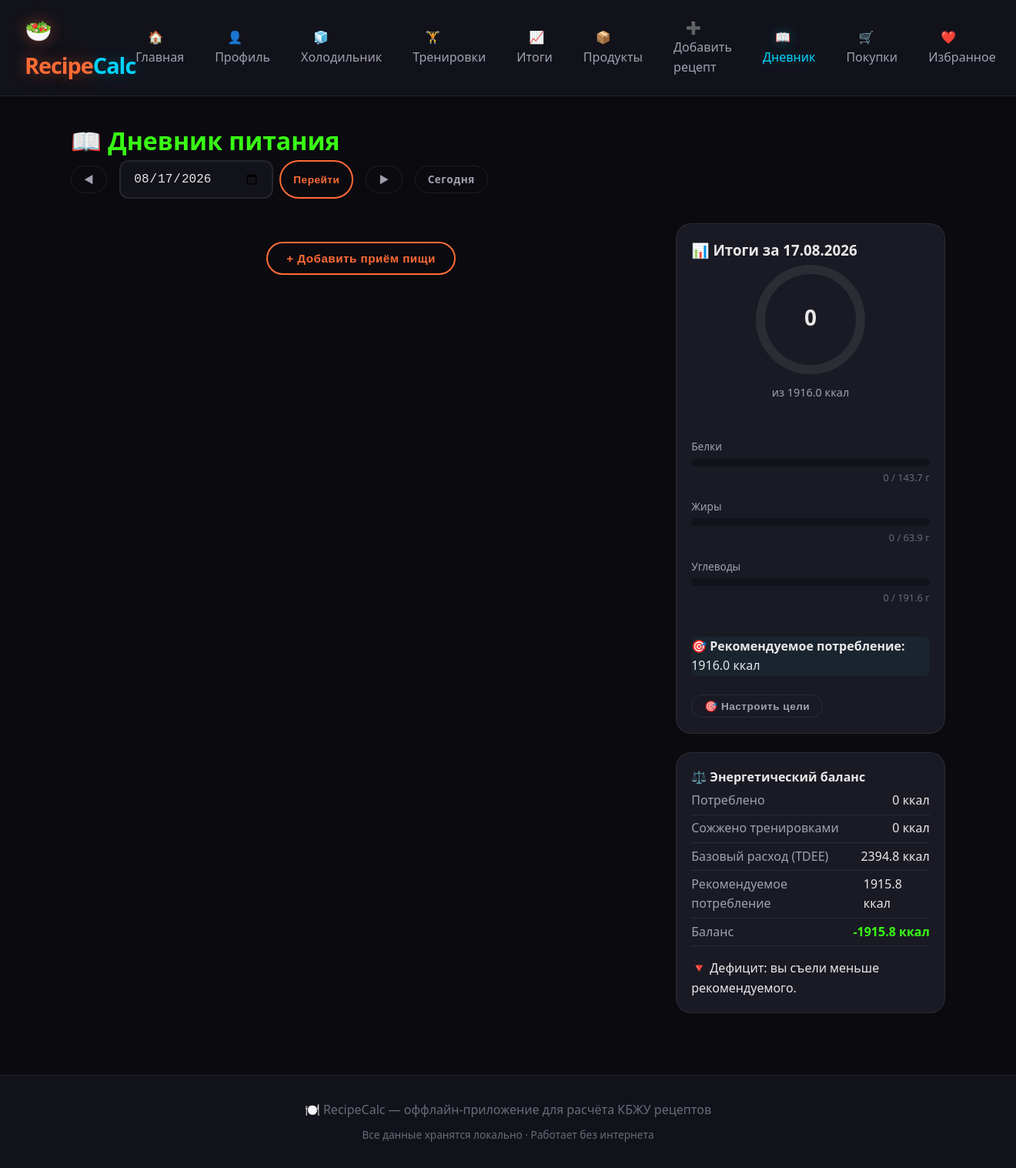
The app's page /diary/?date=2026-08-17 with its own data.
### models.py (models this page shows)
class DietGoal(db.Model):
    id = db.Column(db.Integer, primary_key=True)
    calories = db.Column(db.Float, default=2000.0)
    proteins = db.Column(db.Float, default=100.0)
    fats = db.Column(db.Float, default=70.0)
    carbs = db.Column(db.Float, default=250.0)
    goal_type = db.Column(db.String(20), default='maintain')

### routes/diary.py (the view)
@diary_bp.route('/')
def diary():
    date_str = request.args.get('date', datetime.now().strftime('%Y-%m-%d'))
    try:
        diary_date = datetime.strptime(date_str, '%Y-%m-%d').date()
    except ValueError:
        diary_date = date.today()
    prev_date = diary_date - timedelta(days=1)
    next_date = diary_date + timedelta(days=1)
    meals = MealRecord.query.filter(MealRecord.date == diary_date).order_by(MealRecord.time).all()
    activities = ActivityLog.query.filter(ActivityLog.date == diary_date).all()
    goal = DietGoal.query.first()
    if not goal:
        goal = DietGoal()
        db.session.add(goal)
        db.session.commit()
    user_profile = UserProfile.query.first()
    if not user_profile:
        user_profile = UserProfile()
        db.session.add(user_profile)
        db.session.commit()
    total_calories = sum(meal.total_calories() for meal in meals)
    total_proteins = sum(meal.total_proteins() for meal in meals)
    total_fats = sum(meal.total_fats() for meal in meals)
    total_carbs = sum(meal.total_carbs() for meal in meals)
    burned_calories = sum(a.calories_burned for a in activities)
    tdee = None
    if user_profile.weight > 0 and user_profile.height > 0 and user_profile.age > 0:
        if user_profile.gender == 'male':
            bmr = 10 * user_profile.weight + 6.25 * user_profile.height - 5 * user_profile.age + 5
        else:
            bmr = 10 * user_profile.weight + 6.25 * user_profile.height - 5 * user_profile.age - 161
        factors = {'low': 1.2, 'medium': 1.55, 'high': 1.725}
        tdee = bmr * factors.get(user_profile.activity_level, 1.55)
    recommended_intake = None
    if tdee:
        if goal.goal_type == 'lose':
            recommended_intake = (tdee + burned_calories) - (tdee * 0.2)
        elif goal.goal_type == 'gain':
            recommended_intake = (tdee + burned_calories) + (tdee * 0.1)
        else:
            recommended_intake = tdee + burned_calories
    net_balance = (total_calories - recommended_intake) if recommended_intake is not None else None
    recent_entries = []
    seen = set()
    recent_raw = MealEntry.query.order_by(MealEntry.id.desc()).limit(100).all()
    for entry in recent_raw:
        key = (entry.entry_type, entry.recipe_id or entry.product_id)
        if key in seen:
            continue
        seen.add(key)
        if entry.entry_type == 'recipe' and entry.recipe:
            recent_entries.append({
                'type': 'recipe',
                'id': entry.recipe.id,
                'name': entry.recipe.title,
                'quantity': entry.quantity if entry.quantity else 100
            })
        elif entry.entry_type == 'product' and entry.product:
            recent_entries.append({
                'type': 'product',
                'id': entry.product.id,
                'name': entry.product.name,
                'quantity': entry.quantity if entry.quantity else 100
            })
        if len(recent_entries) >= 5:
            break
    return render_template(
        'diary.html',
        date=diary_date,
        prev_date=prev_date,
        next_date=next_date,
        now=datetime.now(),
        meals=meals,
        goal=goal,
        recent_entries=recent_entries,
        totals={
            'calories': total_calories,
            'proteins': total_proteins,
            'fats': total_fats,
            'carbs': total_carbs,
            'burned': burned_calories,
            'tdee': tdee,
            'recommended': recommended_intake,
            'balance': net_balance,
            'net_balance': net_balance
        }
    )

### templates/diary.html (shortened to what this page needs)
{% extends "base.html" %}
{% block content %}
<h1 style="color: var(--neon-green);">📖 Дневник питания</h1>
<div class="date-navigator" style="display:flex; gap:1rem; align-items:center; margin-bottom:2rem;">
    <a href="{{ url_for('diary.diary', date=prev_date.isoformat()) }}" class="btn btn-sm btn-outline">◀</a>
    <form method="GET" action="{{ url_for('diary.diary') }}" style="display:flex; gap:0.5rem;">
        <input type="date" name="date" value="{{ date.isoformat() }}" class="form-control" style="width:200px;">
        <button type="submit" class="btn btn-sm btn-primary">Перейти</button>
    </form>
    <a href="{{ url_for('diary.diary', date=next_date.isoformat()) }}" class="btn btn-sm btn-outline">▶</a>
    <a href="{{ url_for('diary.diary') }}" class="btn btn-sm btn-outline">Сегодня</a>
</div>
<div class="diary-layout">
    <div class="diary-meals">
        <div class="text-center mt-3">
            <button class="btn btn-primary" onclick="showAddMealModal()">+ Добавить приём пищи</button>
        </div>
    </div>
    <div class="diary-summary">
        <div class="card">
            <div class="card-body">
                <h3>📊 Итоги за {{ date.strftime('%d.%m.%Y') }}</h3>
                <div class="calorie-ring">
                    <svg width="150" height="150" viewBox="0 0 150 150">
                        <circle cx="75" cy="75" r="65" fill="none" stroke="var(--border-color)" stroke-width="12"/>
                        <circle cx="75" cy="75" r="65" fill="none" stroke="var(--neon-orange)" stroke-width="12"
                                stroke-dasharray="408.4" stroke-dashoffset="{{ 408.4 * (1 - totals.calories / goal.calories) if totals.calories <= goal.calories else 0 }}"
                                stroke-linecap="round" transform="rotate(-90 75 75)"/>
                        <text x="75" y="75" text-anchor="middle" dy="0.3em" fill="var(--text-primary)" font-size="28" font-weight="bold">
                            {{ totals.calories|round(0) }}
                        </text>
                    </svg>
                    <div class="calorie-ring-label">из {{ goal.calories|round(0) }} ккал</div>
                </div>
                <div class="macro-bars">
                    <div class="macro-bar">
                        <div class="macro-bar__label">Белки</div>
                        <div class="macro-bar__track">
                        </div>
                        <div class="macro-bar__values">{{ totals.proteins|round(1) }} / {{ goal.proteins }} г</div>
                    </div>
                    <div class="macro-bar">
                        <div class="macro-bar__label">Жиры</div>
                        <div class="macro-bar__track">
                        </div>
                        <div class="macro-bar__values">{{ totals.fats|round(1) }} / {{ goal.fats }} г</div>
                    </div>
                    <div class="macro-bar">
                        <div class="macro-bar__label">Углеводы</div>
                        <div class="macro-bar__track">
                        </div>
                        <div class="macro-bar__values">{{ totals.carbs|round(1) }} / {{ goal.carbs }} г</div>
                    </div>
                </div>
                {% if totals.recommended %}
                <div class="mt-3 p-2" style="background: rgba(0,212,255,0.05); border-radius: 8px;">
                    <strong>🎯 Рекомендуемое потребление:</strong> {{ totals.recommended|round(0) }} ккал
                </div>
                {% endif %}
                <div class="mt-3">
                    <button type="button" class="btn btn-sm btn-outline" onclick="toggleGoals()">🎯 Настроить цели</button>
                </div>
            </div>
        </div>
        <div class="card mt-3">
            <div class="card-body">
                <h4>⚖️ Энергетический баланс</h4>
                <div class="balance-row">
                    <span class="balance-label">Потреблено</span>
                    <span class="balance-value">{{ totals.calories|round(1) }} ккал</span>
                </div>
                <div class="balance-row">
                    <span class="balance-label">Сожжено тренировками</span>
                    <span class="balance-value">{{ totals.burned|round(1) }} ккал</span>
                </div>
                {% if totals.tdee %}
                <div class="balance-row">
                    <span class="balance-label">Базовый расход (TDEE)</span>
                    <span class="balance-value">{{ totals.tdee|round(1) }} ккал</span>
                </div>
                <div class="balance-row">
                    <span class="balance-label">Рекомендуемое потребление</span>
                    <span class="balance-value">{{ totals.recommended|round(1) }} ккал</span>
                </div>
                <div class="balance-row">
                    <span class="balance-label">Баланс</span>
                    <span class="balance-value" style="font-weight:bold; color: {% if totals.balance > 0 %}var(--neon-orange){% else %}var(--neon-green){% endif %};">
                        {{ totals.balance|round(1) }} ккал
                    </span>
                </div>
                <p class="small text-muted mt-2">
                    {% if totals.balance > 0 %}
                        🔺 Профицит: вы съели больше рекомендуемого.
                    {% elif totals.balance < 0 %}
                        🔻 Дефицит: вы съели меньше рекомендуемого.
                    {% else %}
                        ⚖️ Идеальный баланс.
                    {% endif %}
                </p>
                {% else %}
                <p class="small text-muted mt-2">
                    <a href="{{ url_for('profile.profile') }}">Заполните профиль</a>, чтобы увидеть базовый расход и рекомендации.
                </p>
                {% endif %}
            </div>
        </div>
    </div>
</div>
{% endblock %}

### static/css/style.css (style rules this page uses)
:root { --bg-primary: #0a0a0f; --bg-secondary: #12121a; --bg-card: #1a1a24; --bg-card-hover: #222230; --neon-orange: #ff6b35; --neon-orange-glow: rgba(255, 107, 53, 0.4); --neon-green: #39ff14; --neon-green-glow: rgba(57, 255, 20, 0.3); --neon-blue: #00d4ff; --neon-blue-glow: rgba(0, 212, 255, 0.3); --neon-pink: #ff2d95; --neon-pink-glow: rgba(255, 45, 149, 0.3); --neon-yellow: #ffd700; --text-primary: #e8e8e8; --text-secondary: #a0a0b0; --text-muted: #6a6a7a; --border-color: rgba(255, 255, 255, 0.08); --success: #39ff14; --warning: #ffd700; --danger: #ff2d95; --radius-sm: 8px; --radius-md: 12px; --radius-lg: 20px; --radius-xl: 28px; --transition: all 0.3s cubic-bezier(0.4, 0, 0.2, 1); }
* { margin: 0; padding: 0; box-sizing: border-box; }
body { font-family: 'Segoe UI', system-ui, -apple-system, sans-serif; background: var(--bg-primary); color: var(--text-primary); line-height: 1.6; min-height: 100vh; }
.btn { display: inline-block; padding: 0.7rem 1.5rem; border: 2px solid transparent; border-radius: var(--radius-xl); font-weight: 600; text-decoration: none; cursor: pointer; transition: var(--transition); font-size: 0.95rem; letter-spacing: 0.5px; }
.btn-primary { background: transparent; border-color: var(--neon-orange); color: var(--neon-orange); }
.btn-sm { padding: 0.4rem 1rem; font-size: 0.85rem; }
.card { position: relative; }
.card { background: var(--bg-card); border: 1px solid var(--border-color); border-radius: var(--radius-lg); overflow: hidden; transition: var(--transition); display: flex; flex-direction: column; height: 100%; }
.card-body { padding: 1.2rem; flex: 1; display: flex; flex-direction: column; }
.form-control { width: 100%; padding: 0.8rem 1rem; background: var(--bg-secondary); border: 2px solid var(--border-color); border-radius: var(--radius-md); color: var(--text-primary); font-size: 1rem; transition: var(--transition); }
.text-center { text-align: center; }
.mt-2 { margin-top: 1rem; }
.mt-3 { margin-top: 1.5rem; }
.card { animation: fadeIn 0.5s ease-out forwards; }
.btn-outline { background: transparent; border: 1px solid var(--border-color); color: var(--text-secondary); }
.diary-layout { display: grid; grid-template-columns: 1fr 350px; gap: 2rem; align-items: start; }
.calorie-ring { text-align: center; margin-bottom: 1.5rem; }
.calorie-ring svg { display: block; margin: 0 auto; }
.calorie-ring-label { color: var(--text-secondary); margin-top: 0.5rem; font-size: 0.9rem; }
.macro-bars { margin-top: 1.5rem; }
.macro-bar { margin-bottom: 1rem; }
.macro-bar__label { font-size: 0.85rem; color: var(--text-secondary); margin-bottom: 0.3rem; }
.macro-bar__track { height: 10px; background: var(--bg-secondary); border-radius: 5px; overflow: hidden; margin-bottom: 0.3rem; }
.macro-bar__values { font-size: 0.8rem; color: var(--text-muted); text-align: right; }
.balance-row { display: flex; justify-content: space-between; padding: 0.3rem 0; border-bottom: 1px solid var(--border-color); }
.balance-label { color: var(--text-secondary); }
.balance-value { font-weight: 500; }

### records on screen
DietGoal: calories "1916.0", proteins "143.7", fats "63.9", carbs "191.6"

### other values on screen
{{ date.strftime('%d.%m.%Y') }} "17.08.2026"
{{ totals.calories|round(0) }} "0"
{{ totals.proteins|round(1) }} "0"
{{ totals.fats|round(1) }} "0"
{{ totals.carbs|round(1) }} "0"
{{ totals.recommended|round(0) }} "1916.0"
{{ totals.calories|round(1) }} "0"
{{ totals.burned|round(1) }} "0"
{{ totals.tdee|round(1) }} "2394.8"
{{ totals.recommended|round(1) }} "1915.8"
{{ totals.balance|round(1) }} "-1915.8"
